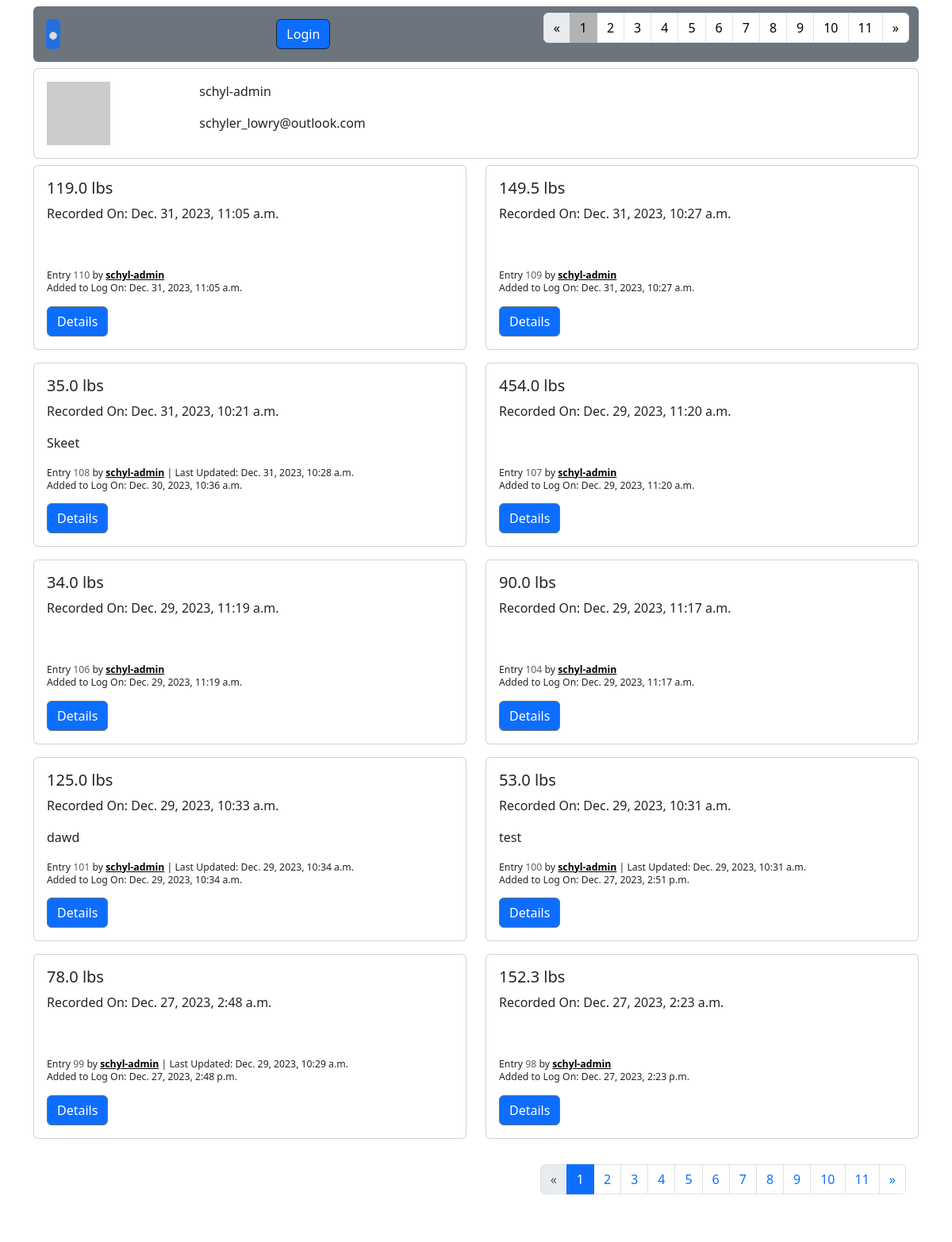
Page /accounts/profile/1/entries on the earlier database version.
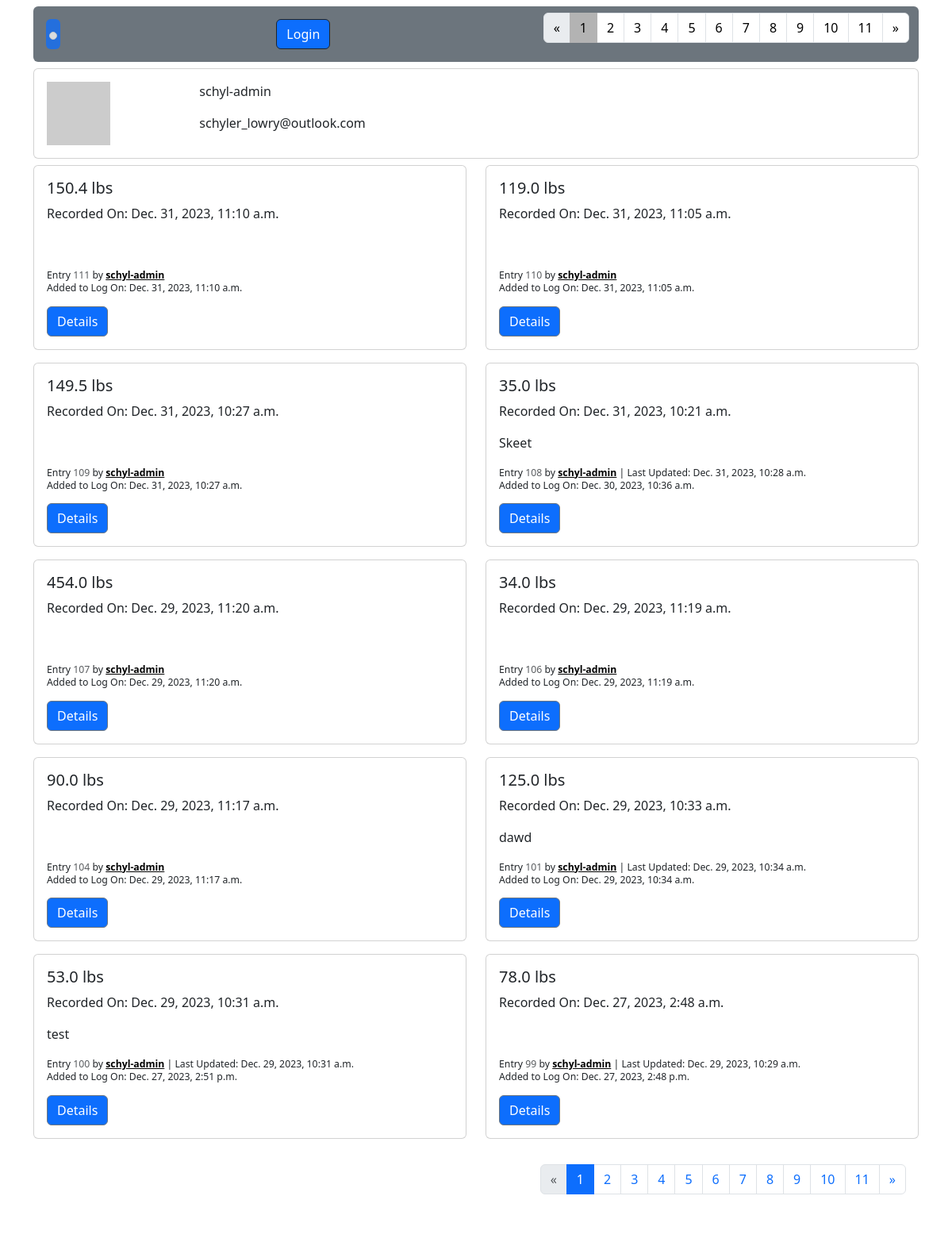
Same page on the later database version.
### accounts/models.py (models this page shows, shortened)
class CustomUser(AbstractUser):
    date_of_birth = models.DateField(
        null=True, blank=True, help_text="Enter your date of birth in MM/DD/YYYY format.")
    avatar = models.CharField(
        max_length=999, null=True, blank=True, help_text="Enter a url for your avatar image")
    def __str__(self):
        return self.username

### fitness/models.py (models this page shows, shortened)
class WeightEntry(models.Model):
    user = models.ForeignKey(
        settings.AUTH_USER_MODEL,
        on_delete=models.CASCADE,
        related_name="weight_entries"
    )
    weight = weight = models.DecimalField(
        blank=True, null=True, max_digits=4, decimal_places=1)
    recorded = models.DateTimeField(
        blank=True, null=True, help_text="Enter the date and time when you measured this weight.")
    note = models.TextField(
        blank=True, null=True, help_text="Optional: Add a note regarding this entry.")
    created = models.DateTimeField(auto_now_add=True)
    updated = models.DateTimeField(auto_now=True)

### accounts/views.py (the view, shortened to what this page needs)
# urls.py: path('profile/<int:pk>/entries', UserWeightEntryListView.as_view(), name='user_entry_list'),
class UserWeightEntryListView(ListView):
    model = WeightEntry
    template_name = "registration/user_entry_list.html"
    paginate_by = 10
    def get_context_data(self, **kwargs):
        context = super(UserWeightEntryListView,
                        self).get_context_data(**kwargs)
        customuser = CustomUser.objects.get(id=self.kwargs["pk"])
        if self.request.user.is_authenticated:
            postlist = WeightEntry.objects.all().filter(
                user=self.kwargs["pk"]).order_by("-recorded", "-updated", "-created")
        else:
            postlist = WeightEntry.objects.all().order_by(
                "-recorded", "-updated", "-created")
        context["postlist"] = postlist
        context["customuser"] = customuser
        context["form"] = WeightEntryForm(initial={'recorded': datetime.now()})
        return context
    def get_queryset(self):
        queryset = super(UserWeightEntryListView, self).get_queryset()
        if self.request.user.is_authenticated:
            queryset = queryset.filter(user=self.kwargs["pk"]).order_by(
                "-recorded", "-updated", "-created")
        else:
            queryset = WeightEntry.objects.all().order_by(
                "-recorded", "-updated", "-created")
        return queryset

### fitness/templatetags/profile_pic.py (called while the page is built)
@register.simple_tag(takes_context=True)
def get_avatar_url(context, user=None, email=None, size=None, default="mp"):
    if not size:
        size = 25
    email = email or ""
    if not email and user and hasattr(user, "email"):
        email = user.email or ""
    return "https://www.gravatar.com/avatar/{hash}?s={size}&d={default}".format(
        hash=md5(email.encode("utf-8")).hexdigest(),
        size=size or "",
        default=default,
    )

### templates/registration/user_entry_list.html (shortened to what this page needs)
{% extends 'base.html' %}
{% load profile_pic %}
{% block navtabs1 %}
{% if is_paginated %}
    <ul class="pagination ">
        {% if page_obj.has_previous %}
        <li class="page-item"><a class="page-link text-black" href="?page={{ page_obj.previous_page_number }}">&laquo;</a></li>
        {% else %}
        <li class="page-item disabled"><span class="page-link text-black">&laquo;</span></li>
        {% endif %}
        {% for i in paginator.page_range %}
        {% if page_obj.number == i %}
            <li class="page-item active" style="--bs-pagination-active-bg: rgb(179, 179, 179); --bs-pagination-active-border-color: rgb(179, 179, 179);"><span class="page-link text-black">{{ i }}</span></li>
        {% else %}
            <li class="page-item"><a class="page-link text-black" aria-current="page" href="?page={{ i }}">{{ i }}</a></li>
        {% endif %}
        {% endfor %}
        {% if page_obj.has_next %}
        <li class="page-item"><a class="page-link text-black" href="?page={{ page_obj.next_page_number }}">&raquo;</a></li>
        {% else %}
        <li class="page-item disabled"><span class="page-link text-black">&raquo;</span></li>
        {% endif %}
    </ul>
{% endif %}
{% endblock navtabs1 %}
{% block content %}
<div class="card mb-2" >
    <div class="card-body">
        <div class="row gap-2 d-lg-flex">
            <div class="col-sm-2">
                <img src="{% get_avatar_url email=customuser.email size=150 %}" class="user-image" alt="..." >
            </div>
            <div class="col-sm-9">
                <p>{{ customuser.username }}</p>
                <p>{{ customuser.email}}</p>
            </div>
        </div>
    </div>
</div>
<div class="row justify-content-md-start">
    {% for entry in weightentry_list %}
    <div class="col-sm-6 pb-2 mb-2">
        <div class="card">
            <div class="card-body">
                <h5 class="card-title">{{entry.weight}} lbs </h5>
                <p>Recorded On: {{entry.recorded}}</p>
                <p>
                    {% if entry.note|length >= 1  %}
                        {{entry.note|slice:"30"}}
                    {% else %}
                    <br>
                    {% endif %}
                </p>
                <p class="lh-1">
                    <small><small>Entry <span class="text-muted">{{entry.pk}}</span> by <a class="fw-bold text-black" href="{% url "user_profile" entry.user.pk %}">{{entry.user}}</a> {% if entry.updated|date:"m/d/y H:i:s" != entry.created|date:"m/d/y H:i:s" %}| Last Updated: {{entry.updated}} {% endif %}</small></small>
                    <br>
                    <small><small>Added to Log On: {{entry.created}}</small></small>
                </p>
                <a href="{% url "weight_entry_detail" entry.pk %}" class="btn btn-primary border border-secondary">Details</a>
            </div>
        </div>
    </div>
    {% endfor %}
    </div>
    {% if is_paginated %}
    <nav aria-label="Page navigation example" class="justify-content-center mb-4 ms-5">
    <div class="card border-0">
        <div class="card-body ">
            <div class="row gap-1 ">
                <div class="col offset-4">
                </div>
                <div class="col">
                    <ul class="pagination">
                        {% if page_obj.has_previous %}
                        <li class="page-item"><a class="page-link" href="?page={{ page_obj.previous_page_number }}">&laquo;</a></li>
                        {% else %}
                        <li class="page-item disabled"><span class="page-link">&laquo;</span></li>
                        {% endif %}
                        {% for i in paginator.page_range %}
                        {% if page_obj.number == i %}
                            <li class="page-item active"><span class="page-link">{{ i }}</span></li>
                        {% else %}
                            <li class="page-item"><a class="page-link" href="?page={{ i }}">{{ i }}</a></li>
                        {% endif %}
                        {% endfor %}
                        {% if page_obj.has_next %}
                        <li class="page-item"><a class="page-link" href="?page={{ page_obj.next_page_number }}">&raquo;</a></li>
                        {% else %}
                        <li class="page-item disabled"><span class="page-link">&raquo;</span></li>
                        {% endif %}
                    </ul>
                </div>
            </div>
        </div>
    </div>
    </nav>
    {% endif %}
{% endblock content %}

### templates/base.html (shortened to what this page needs)
{% load crispy_forms_tags %}
{% load static %}
<!DOCTYPE html>
<html lang="en">
<head>
    <link href="https://cdn.jsdelivr.net/npm/bootstrap@5.3.1/dist/css/bootstrap.min.css" rel="stylesheet">
    <link rel="stylesheet" href="https://cdn.jsdelivr.net/npm/bootstrap-icons@1.10.5/font/bootstrap-icons.css">
</head>
<body>
<div class="container">
    <nav class="navbar navbar-expand-lg my-2 bg-secondary rounded sticky-top">
        <div class="container-fluid">
          <a class="navbar-brand bg-primary opacity-75 m-1 p-1 rounded" href="{% url 'home' %}"><img class="img-thumbnail" style="height: 45px;" src="https://i.imgur.com/m91WSGf.png" alt=""></a>
          {% if user.is_authenticated %}
          <div class="d-grid gap-2 col mx-auto ">
            <button class="navbar-toggler bg-light ms-2" bg-info"" type="button" data-bs-toggle="collapse" data-bs-target="#navbarTogglerDemo01" aria-controls="navbarTogglerDemo01" aria-expanded="false" aria-label="Toggle navigation">
                Menu <span class="navbar-toggler-icon"></span>
              </button>
              <div class="collapse navbar-collapse show " id="navbarTogglerDemo01">
                <div class="d-grid gap-2 d-lg-flex col mx-auto ms-2">
                  <button type="button" id="showModal" class="btn btn-success border border-dark " data-bs-toggle="modal" data-bs-target="#weightModalAdd">
                    <i class="bi bi-plus-circle"></i> Record Weight <i class="bi bi-pencil-square"></i>
                </button>
                  <div class="dropdown">
                      <div class="d-grid gap-2 d-lg-flex col mx-auto ">
                      <a class="btn btn btn-light border border-dark" href="#" role="button" data-bs-toggle="dropdown" aria-expanded="false">
                        {{ user.username }} <i class="bi bi-caret-down-square mb-1"></i>
                      </a>
                      <ul class="dropdown-menu">
                        <li><a class="dropdown-item" href="{% url "weight_entry_list" %}">View All Weight Entries</a></li>
                        <li><a class="dropdown-item" href="{% url 'user_profile' request.user.pk %}">View Your Profile</a> </li>
                        <li><a class="dropdown-item" href="{% url 'user_change_profile' user.pk %}">Edit Your Profile</a></li>
                        <li><hr class="dropdown-divider"></li>
                        <li><a class="dropdown-item" href="{% url 'logout' %}">Logout</a> </li>
                        {% if user.is_staff %}
                        <li><hr class="dropdown-divider"></li>
                        <li><a class="dropdown-item" href="{% url 'admin:index' %}">Admin</a></li>
                        {% endif %}
                      </ul>
                    </div>
                  </div>
                </div>
                <div class="d-grid gap-2 d-lg-flex justify-content-center mt-2">
                  {% block navtabs %}
                  {% endblock navtabs %}
                </div>
              </div>
          </div>
          {% else %}
          <div>
            <a href="{% url "login" %}" class="btn btn-primary border border-dark">Login</a>
          </div>
          {% block navtabs1 %}
                  {% endblock navtabs1 %}
          {% endif %}
        </div>
      </nav>
    {% block content %}
    {% endblock content %}
</div>
</body>
</html>

Differences in the rows shown:
no longer on this page (row unchanged): WeightEntry: weight "152.3", recorded "Dec. 27, 2023, 2:23 a.m.", pk "98", user "schyl-admin", created "Dec. 27, 2023, 2:23 p.m."
added WeightEntry: weight "150.4", recorded "Dec. 31, 2023, 11:10 a.m.", pk "111", user "schyl-admin", created "Dec. 31, 2023, 11:10 a.m."
